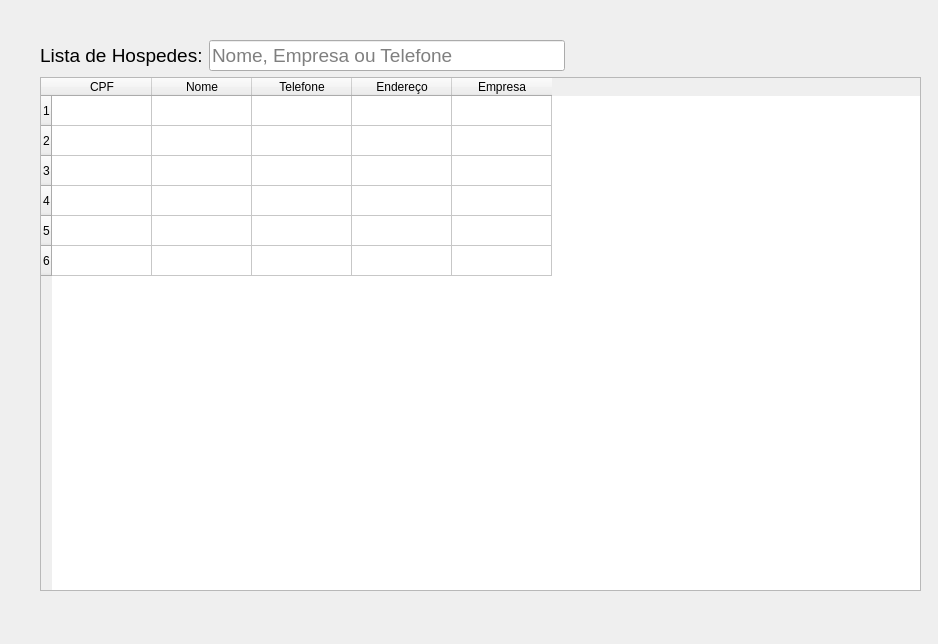
<?xml version="1.0" encoding="UTF-8"?>
<ui version="4.0">
 <class>Frame</class>
 <widget class="QFrame" name="Frame">
  <property name="geometry">
   <rect>
    <x>0</x>
    <y>0</y>
    <width>938</width>
    <height>644</height>
   </rect>
  </property>
  <property name="windowTitle">
   <string>Frame</string>
  </property>
  <widget class="QWidget" name="">
   <property name="geometry">
    <rect>
     <x>40</x>
     <y>40</y>
     <width>881</width>
     <height>551</height>
    </rect>
   </property>
   <layout class="QVBoxLayout" name="verticalLayout">
    <item>
     <layout class="QHBoxLayout" name="horizontalLayout">
      <item>
       <widget class="QLabel" name="label">
        <property name="font">
         <font>
          <pointsize>14</pointsize>
         </font>
        </property>
        <property name="text">
         <string>Lista de Hospedes:</string>
        </property>
       </widget>
      </item>
      <item>
       <widget class="QLineEdit" name="lineEdit">
        <property name="font">
         <font>
          <pointsize>14</pointsize>
         </font>
        </property>
        <property name="placeholderText">
         <string>Nome, Empresa ou Telefone</string>
        </property>
       </widget>
      </item>
      <item>
       <spacer name="horizontalSpacer">
        <property name="orientation">
         <enum>Qt::Orientation::Horizontal</enum>
        </property>
        <property name="sizeHint" stdset="0">
         <size>
          <width>40</width>
          <height>20</height>
         </size>
        </property>
       </spacer>
      </item>
     </layout>
    </item>
    <item>
     <widget class="QTableWidget" name="tableWidget">
      <row/>
      <row/>
      <row/>
      <row/>
      <row/>
      <row/>
      <column>
       <property name="text">
        <string>CPF</string>
       </property>
      </column>
      <column>
       <property name="text">
        <string>Nome</string>
       </property>
      </column>
      <column>
       <property name="text">
        <string>Telefone</string>
       </property>
      </column>
      <column>
       <property name="text">
        <string>Endereço</string>
       </property>
      </column>
      <column>
       <property name="text">
        <string>Empresa</string>
       </property>
      </column>
     </widget>
    </item>
   </layout>
  </widget>
 </widget>
 <resources/>
 <connections/>
</ui>
